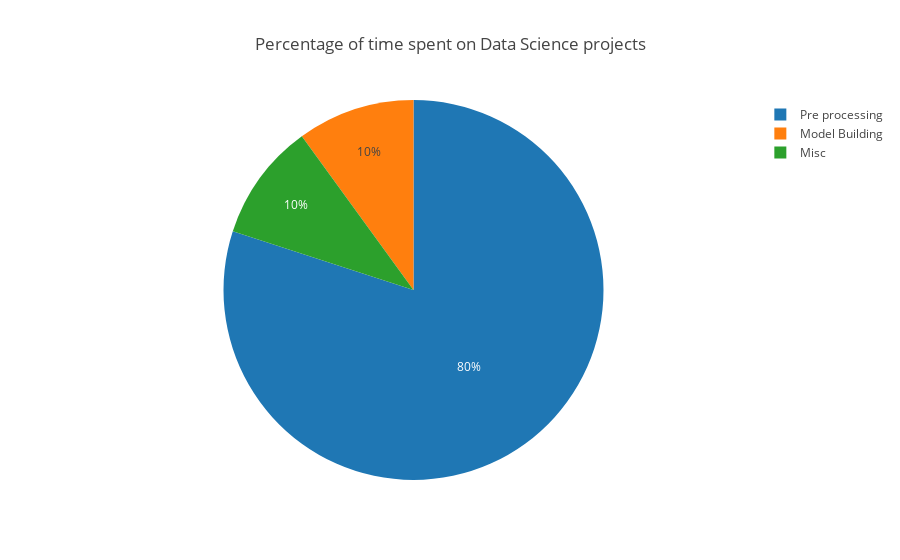

Notebook source saved alongside this figure:
### Markdown cell above
#### Pie chart in plotly

### Code cell
labels = ["Pre processing", "Model Building", "Misc"]
values = [80,10,10]

trace = go.Pie(labels=labels, values=values)

layout = go.Layout(title = 'Percentage of time spent on Data Science projects')
data = [trace]
fig = go.Figure(data= data,layout=layout)
iplot(fig)

### Figure 1 — Plotly figure (JSON) as saved in the notebook; plotly's stock layout.template omitted (floating-point values rounded to 4 significant figures)
{"data": [{"labels": ["Pre processing", "Model Building", "Misc"], "type": "pie", "values": [80, 10, 10]}], "layout": {"title": "Percentage of time spent on Data Science projects"}}
